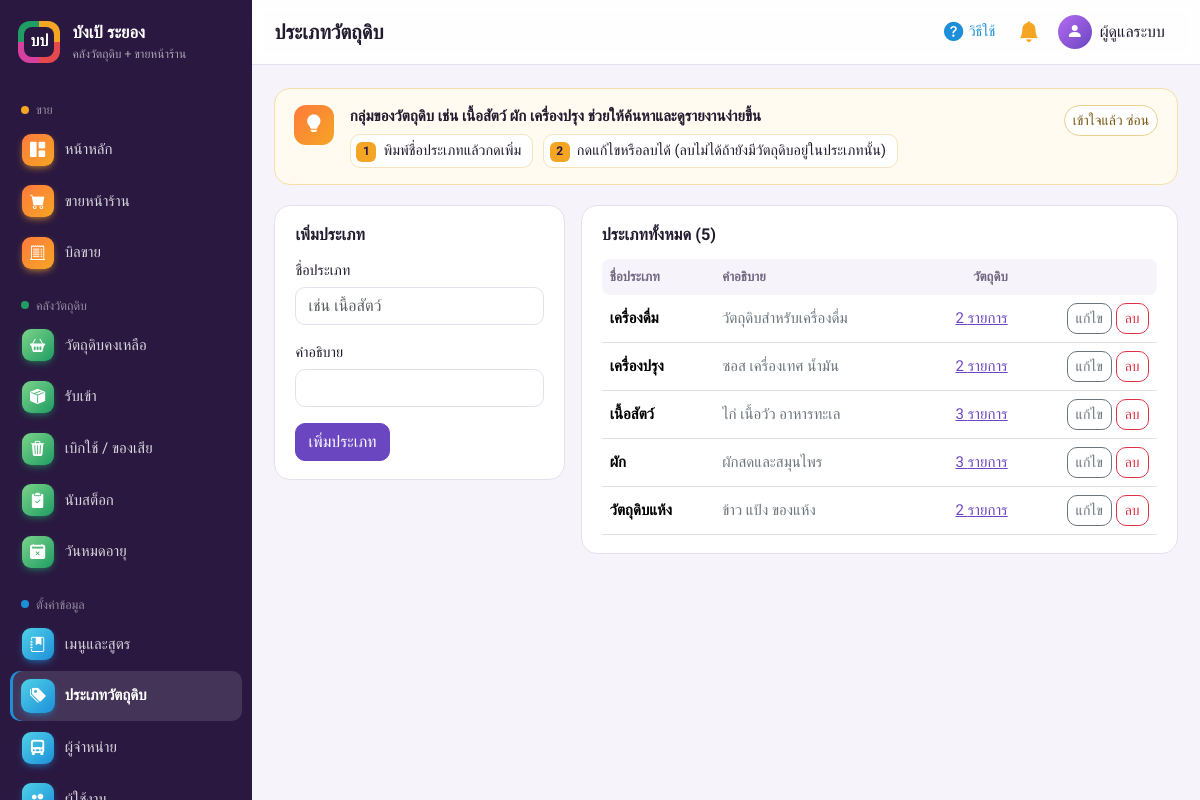
The app's page /categories.php (signed in) with its own data.
### tables this page shows
CREATE TABLE users (
    id INT AUTO_INCREMENT PRIMARY KEY,
    username VARCHAR(50) NOT NULL UNIQUE,
    password VARCHAR(255) NOT NULL,
    full_name VARCHAR(100) NOT NULL,
    role ENUM('admin','cashier') NOT NULL DEFAULT 'cashier',
    is_active TINYINT(1) NOT NULL DEFAULT 1,
    created_at DATETIME NOT NULL DEFAULT CURRENT_TIMESTAMP
);

CREATE TABLE categories (
    id INT AUTO_INCREMENT PRIMARY KEY,
    name VARCHAR(100) NOT NULL UNIQUE,
    description VARCHAR(255) NULL
);

### includes/functions.php (called while the page is built, shortened)
<?php
require_once __DIR__ . '/../config/database.php';
function e($s): string
{
    return htmlspecialchars((string)$s, ENT_QUOTES, 'UTF-8');
}
function current_user(): ?array
{
    return $_SESSION['user'] ?? null;
}
function require_login(bool $api = false): array
{
    global $pdo;
    $u = current_user();
    if ($u) {
        $st = $pdo->prepare('SELECT id, username, full_name, role FROM users WHERE id = ? AND is_active = 1');
        $st->execute([$u['id']]);
        $fresh = $st->fetch();
        if ($fresh) {
            return $fresh;
        }
    }
}
function require_admin(bool $api = false): array
{
    $u = require_login($api);
    return $u;
}

### categories.php (the view, shortened to what this page needs)
<?php
require_once __DIR__ . '/includes/functions.php';
require_admin();
$edit = null;
$rows = $pdo->query('SELECT c.*, COUNT(i.id) AS item_count FROM categories c
                     LEFT JOIN ingredients i ON i.category_id = c.id
                     GROUP BY c.id ORDER BY c.name')->fetchAll();
$pageTitle = 'ประเภทวัตถุดิบ';
require __DIR__ . '/includes/header.php';
?>
<div class="row g-3">
    <div class="col-lg-4">
        <form class="panel" method="post">
            <h2 class="panel-title"><?= $edit ? 'แก้ไขประเภท' : 'เพิ่มประเภท' ?></h2>
            <div class="mb-3">
                <label class="form-label" for="name">ชื่อประเภท</label>
                <input class="form-control" id="name" name="name" value="<?= e($edit['name'] ?? '') ?>" placeholder="เช่น เนื้อสัตว์" required>
            </div>
            <div class="mb-3">
                <label class="form-label" for="description">คำอธิบาย</label>
                <input class="form-control" id="description" name="description" value="<?= e($edit['description'] ?? '') ?>">
            </div>
            <button class="btn btn-primary"><?= $edit ? 'บันทึกการแก้ไข' : 'เพิ่มประเภท' ?></button>
        </form>
    </div>
    <div class="col-lg-8">
        <div class="panel">
            <h2 class="panel-title">ประเภททั้งหมด (<?= count($rows) ?>)</h2>
            <div class="table-responsive">
                <table class="table">
                    <thead><tr><th>ชื่อประเภท</th><th>คำอธิบาย</th><th class="num">วัตถุดิบ</th><th></th></tr></thead>
                    <tbody>
                    <?php foreach ($rows as $r): ?>
                        <tr>
                            <td class="fw-semibold"><?= e($r['name']) ?></td>
                            <td class="text-secondary"><?= e($r['description']) ?></td>
                            <td class="num"><a href="ingredients.php?category=<?= $r['id'] ?>"><?= (int)$r['item_count'] ?> รายการ</a></td>
                            <td class="text-end text-nowrap">
                                <a class="btn btn-sm btn-outline-secondary" href="?edit=<?= $r['id'] ?>">แก้ไข</a>
                                <form method="post" class="d-inline" onsubmit="return confirm('ลบประเภท <?= e($r['name']) ?>?')">
                                    <button class="btn btn-sm btn-outline-danger">ลบ</button>
                                </form>
                            </td>
                        </tr>
                    <?php endforeach; ?>
                    </tbody>
                </table>
            </div>
        </div>
    </div>
</div>
<?php require __DIR__ . '/includes/footer.php'; ?>

### includes/header.php (shortened to what this page needs)
<?php
$user = current_user();
$pageTitle = $pageTitle ?? APP_NAME;
$activePage = $activePage ?? '';
$helpKey = basename($_SERVER['SCRIPT_NAME'], '.php');
$helpFile = __DIR__ . '/help.php';
$help = is_file($helpFile) ? ((require $helpFile)[$helpKey] ?? null) : null;
$navTones = ['ขาย' => 'saffron', 'คลังวัตถุดิบ' => 'pandan', 'ตั้งค่าข้อมูล' => 'sky', 'สรุปผล' => 'rose'];
$navGroups = [
    'ขาย' => [
        ['index', 'index.php', 'bi-grid-1x2-fill', 'หน้าหลัก', false],
        ['pos', 'pos.php', 'bi-cart-fill', 'ขายหน้าร้าน', false],
        ['orders', 'orders.php', 'bi-receipt-cutoff', 'บิลขาย', false],
    ],
    'คลังวัตถุดิบ' => [
        ['ingredients', 'ingredients.php', 'bi-basket2-fill', 'วัตถุดิบคงเหลือ', false],
        ['stock_in', 'stock_in.php', 'bi-box-seam-fill', 'รับเข้า', true],
        ['stock_out', 'stock_out.php', 'bi-trash3-fill', 'เบิกใช้ / ของเสีย', true],
        ['stock_adjust', 'stock_adjust.php', 'bi-clipboard2-check-fill', 'นับสต็อก', true],
        ['expiry', 'expiry.php', 'bi-calendar2-x-fill', 'วันหมดอายุ', true],
    ],
    'ตั้งค่าข้อมูล' => [
        ['menus', 'menus.php', 'bi-journal-bookmark-fill', 'เมนูและสูตร', true],
        ['categories', 'categories.php', 'bi-tags-fill', 'ประเภทวัตถุดิบ', true],
        ['suppliers', 'suppliers.php', 'bi-truck-front-fill', 'ผู้จำหน่าย', true],
        ['users', 'users.php', 'bi-people-fill', 'ผู้ใช้งาน', true],
    ],
    'สรุปผล' => [
        ['reports', 'reports.php', 'bi-bar-chart-line-fill', 'รายงาน', true],
    ],
];
function render_nav(array $groups, array $tones, string $active): void
{
    foreach ($groups as $label => $items) {
        $visible = array_filter($items, fn($i) => !$i[4] || is_admin());
        $tone = ' tone-' . ($tones[$label] ?? 'violet');
        echo '<div class="nav-group' . $tone . '">' . e($label) . '</div>';
        foreach ($visible as [$key, $href, $icon, $text]) {
            $cls = $tone . ($key === $active ? ' active' : '');
            $aria = $key === $active ? ' aria-current="page"' : '';
            echo '<a class="side-link' . $cls . '" href="' . $href . '"' . $aria . '><i class="bi ' . $icon . '"></i><span>' . e($text) . '</span></a>';
        }
    }
}
?>
<!doctype html>
<html lang="th">
<head>
    <link href="https://cdn.jsdelivr.net/npm/bootstrap@5.3.3/dist/css/bootstrap.min.css" rel="stylesheet">
    <link href="https://cdn.jsdelivr.net/npm/bootstrap-icons@1.11.3/font/bootstrap-icons.min.css" rel="stylesheet">
    <link href="assets/style.css?v=<?= filemtime(__DIR__ . '/../assets/style.css') ?>" rel="stylesheet">
</head>
<body>
<div class="app">
    <aside class="sidebar d-none d-lg-flex">
        <a class="brand" href="index.php">
            <span class="brand-mark"><span>บป</span></span>
            <span><strong><?= e(APP_NAME) ?></strong><small>คลังวัตถุดิบ + ขายหน้าร้าน</small></span>
        </a>
        <nav class="side-nav"><?php render_nav($navGroups, $navTones, $activePage); ?></nav>
    </aside>
    <div class="main">
        <header class="topbar">
            <h1 class="page-title"><?= e($pageTitle) ?></h1>
            <div class="topbar-right">
                <?php if ($help): ?>
                <button class="btn btn-icon help-toggle" type="button" id="helpToggle" aria-controls="pageHelp" aria-expanded="true" title="วิธีใช้หน้านี้">
                    <i class="bi bi-question-circle-fill"></i><span class="d-none d-md-inline">วิธีใช้</span>
                </button>
                <?php endif; ?>
                <div class="dropdown">
                    <button class="btn btn-icon position-relative" type="button" data-bs-toggle="dropdown" data-bs-auto-close="outside" aria-expanded="false" aria-label="การแจ้งเตือน">
                        <i class="bi bi-bell-fill"></i>
                    </button>
                </div>
                <div class="dropdown">
                    <button class="btn user-btn" type="button" data-bs-toggle="dropdown" aria-expanded="false">
                        <span class="avatar" aria-hidden="true"><i class="bi bi-person-fill"></i></span>
                        <span class="d-none d-sm-inline"><?= e($user['full_name']) ?></span>
                    </button>
                </div>
            </div>
        </header>
        <main class="content">
            <?php if ($help): ?>
            <section class="help-strip" id="pageHelp" data-page="<?= e($helpKey) ?>" aria-label="วิธีใช้หน้านี้">
                <div class="help-icon"><i class="bi bi-lightbulb-fill"></i></div>
                <div class="help-body">
                    <div class="help-what"><?= e($help['what']) ?></div>
                    <ol class="help-steps">
                        <?php foreach ($help['steps'] as $step): ?><li><?= e($step) ?></li><?php endforeach; ?>
                    </ol>
                </div>
                <button type="button" class="btn btn-sm help-close" id="helpClose">เข้าใจแล้ว ซ่อน</button>
            </section>
            <?php endif; ?>

### includes/footer.php (shortened to what this page needs)
        </main>
    </div>
</div>
</body>
</html>

### records on screen
users: full_name "ผู้ดูแลระบบ"
categories: name "เครื่องดื่ม", description "วัตถุดิบสำหรับเครื่องดื่ม", item_count "2"
categories: name "เครื่องปรุง", description "ซอส เครื่องเทศ น้ำมัน", item_count "2"
categories: name "เนื้อสัตว์", description "ไก่ เนื้อวัว อาหารทะเล", item_count "3"
categories: name "ผัก", description "ผักสดและสมุนไพร", item_count "3"
categories: name "วัตถุดิบแห้ง", description "ข้าว แป้ง ของแห้ง", item_count "2"

### other values on screen
APP_NAME "บังเป้ ระยอง"
$label "ขาย"
$text "หน้าหลัก"
$text "ขายหน้าร้าน"
$text "บิลขาย"
$label "คลังวัตถุดิบ"
$text "วัตถุดิบคงเหลือ"
$text "รับเข้า"
$text "เบิกใช้ / ของเสีย"
$text "นับสต็อก"
$text "วันหมดอายุ"
$label "ตั้งค่าข้อมูล"
$text "เมนูและสูตร"
$text "ประเภทวัตถุดิบ"
$text "ผู้จำหน่าย"
